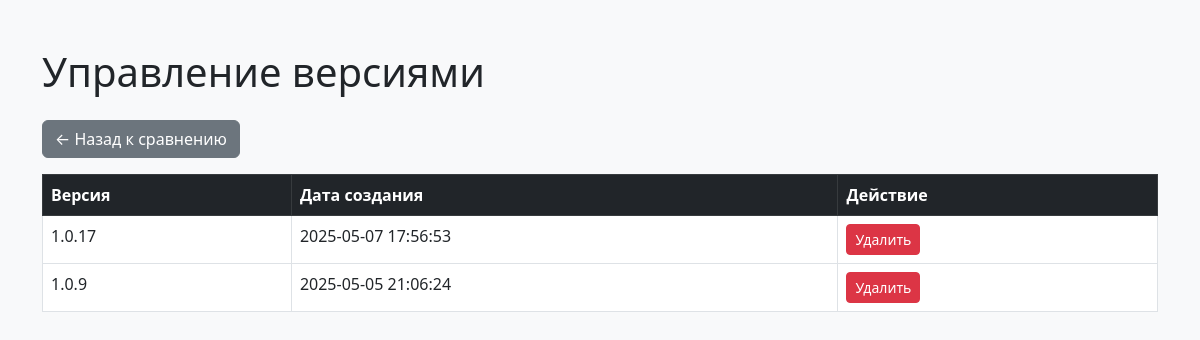
Page /versions on the earlier database version.
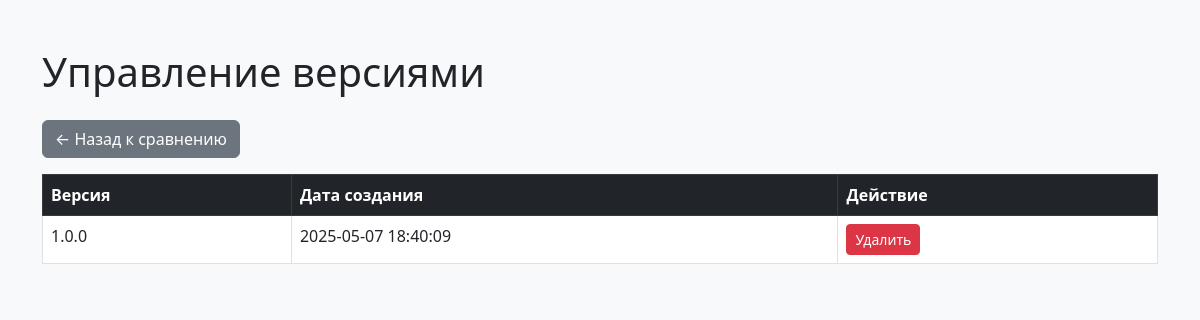
Same page on the later database version.
### app/database.py (models this page shows)
class VersionInfo(Base):
    __tablename__ = "version_info"
    id = Column(Integer, primary_key=True, index=True)
    version = Column(String, unique=True)
    description = Column(String)
    created_at = Column(DateTime, default=datetime.utcnow)
    is_active = Column(Integer, default=0)  # 1 = активная версия

### app/routers.py (the view)
@router.get("/versions")
def manage_versions(request: Request, db: Session = Depends(get_db)):
    versions = db.query(VersionInfo).order_by(VersionInfo.created_at.desc()).all()
    return templates.TemplateResponse("versions.html", {"request": request, "versions": versions})

### templates/versions.html (shortened to what this page needs)
<!DOCTYPE html>
<html lang="ru">
<head>
    <link href="https://cdn.jsdelivr.net/npm/bootstrap@5.3.0/dist/css/bootstrap.min.css" rel="stylesheet">
</head>
<body class="bg-light">
<div class="container mt-5">
    <h1 class="mb-4">Управление версиями</h1>
    <a href="/" class="btn btn-secondary mb-3">← Назад к сравнению</a>
    <table class="table table-bordered table-hover bg-white">
        <thead class="table-dark">
        <tr>
            <th>Версия</th>
            <th>Дата создания</th>
            <th>Действие</th>
        </tr>
        </thead>
        <tbody>
        {% for version in versions %}
            <tr>
                <td>{{ version.version }}</td>
                <td>{{ version.created_at.strftime("%Y-%m-%d %H:%M:%S") }}</td>
                <td>
                    <form method="post" action="/delete_version"
                          onsubmit="return confirm('Удалить версию {{ version.version }} и все связанные данные?')">
                        <button type="submit" class="btn btn-danger btn-sm">Удалить</button>
                    </form>
                </td>
            </tr>
        {% endfor %}
        </tbody>
    </table>
</div>
</body>
</html>

Differences in the rows shown:
removed VersionInfo: version "1.0.17", created_at "2025-05-07 17:56:53"
removed VersionInfo: version "1.0.9", created_at "2025-05-05 21:06:24"
added VersionInfo: version "1.0.0", created_at "2025-05-07 18:40:09"
